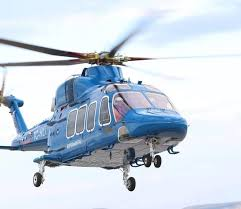
#> input picture Histogram Matching/kop.jpg, 241 x 209 px
$ python 'Histogram Matching.py'
#> lines starting #> are read from the running program, lines starting #| are printed output that depends on the picture
import numpy as np
import cv2
import matplotlib.pyplot as plt

def histogram_matching(original_image, reference_image):
    original_hist, _ = np.histogram(original_image.flatten(), bins=np.arange(6), density=True)
    reference_hist, _ = np.histogram(reference_image.flatten(), bins=np.arange(6), density=True)

    original_cdf = np.cumsum(original_hist)
    reference_cdf = np.cumsum(reference_hist)

    original_cdf_normalized = original_cdf / original_cdf.max()
    reference_cdf_normalized = reference_cdf / reference_cdf.max()

    original_mapping = np.round(original_cdf_normalized * 3).astype(int)
    reference_mapping = np.round(reference_cdf_normalized * 3).astype(int)

    matched_image = np.zeros_like(original_image)
    for i in range(5):
        matched_image[original_image == i] = reference_mapping[i]

    return matched_image, original_mapping, reference_mapping

def plot_image_and_histogram(ax, image, title):
    ax[0].imshow(image, cmap='gray', interpolation='nearest')
    ax[0].set_title(title)
    ax[1].hist(image.flatten(), bins=np.arange(6) - 0.5, edgecolor='black', density=True)
    ax[1].set_title("Histogram")
    ax[1].set_xlabel("Pixel Value")
    ax[1].set_ylabel("Frequency")

original_image = cv2.imread('kop.jpg', cv2.IMREAD_GRAYSCALE)
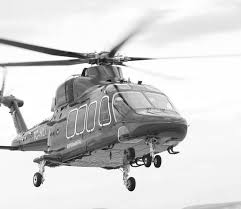
#> original_image: shape (209, 241); min 0, max 255, mean 210.3
reference_image = np.array([
    [4, 3, 2, 3, 2],
    [2, 2, 3, 4, 4],
    [1, 2, 3, 2, 2],
    [3, 3, 3, 1, 4],
    [1, 2, 3, 4, 4]
])

matched_image, _, _ = histogram_matching(original_image, reference_image)
#> in histogram_matching, `original_hist, _ = np.histogram(original_image.flatten(), bins=np.aran..`: original_hist = [0.429, 0.0714, 0.143, 0.0714, 0.286]
#> in histogram_matching, `original_cdf = np.cumsum(original_hist)`: original_cdf = [0.429, 0.5, 0.643, 0.714, 1]
#> in histogram_matching, `original_mapping = np.round(original_cdf_normalized * 3).astype(int)`: original_mapping = [1, 2, 2, 2, 3]

fig, axs = plt.subplots(3, 2, figsize=(18, 18))

plot_image_and_histogram(axs[0], original_image, "Original Image")
plot_image_and_histogram(axs[1], reference_image, "Reference Image")
plot_image_and_histogram(axs[2], matched_image, "Matched Image")

for i in range(3):
    axs[i, 0].axis('off')

plt.tight_layout()
plt.show()
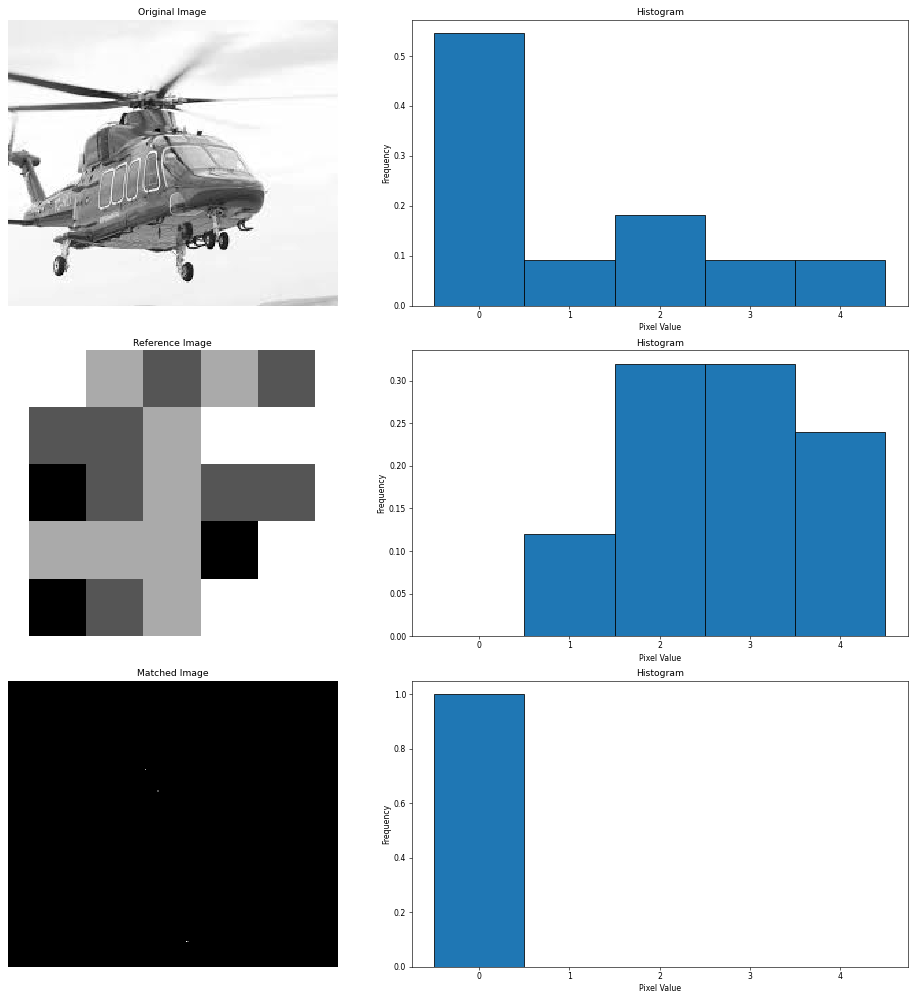
#> figure drawn by matplotlib, 6 panels; panel 2: tallest bar 0.545 high, from x = -0.5 to 0.5; panel 6: tallest bar 1 high, from x = -0.5 to 0.5
